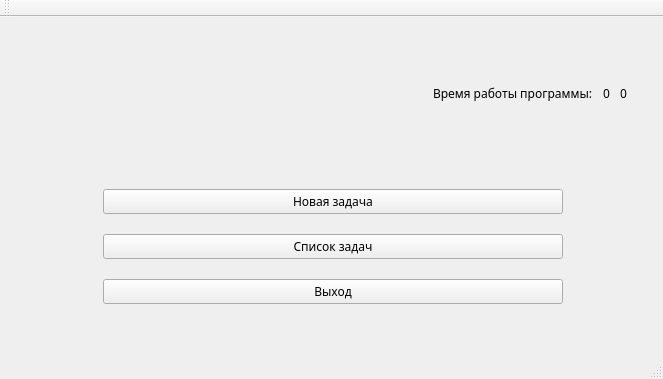
<?xml version="1.0" encoding="UTF-8"?>
<ui version="4.0">
 <class>MainWindow</class>
 <widget class="QMainWindow" name="MainWindow">
  <property name="geometry">
   <rect>
    <x>0</x>
    <y>0</y>
    <width>663</width>
    <height>379</height>
   </rect>
  </property>
  <property name="windowTitle">
   <string>MainWindow</string>
  </property>
  <widget class="QWidget" name="centralWidget">
   <widget class="QWidget" name="layoutWidget">
    <property name="geometry">
     <rect>
      <x>12</x>
      <y>10</y>
      <width>626</width>
      <height>313</height>
     </rect>
    </property>
    <layout class="QVBoxLayout" name="verticalLayout_2">
     <item>
      <layout class="QHBoxLayout" name="horizontalLayout">
       <property name="spacing">
        <number>10</number>
       </property>
       <property name="bottomMargin">
        <number>10</number>
       </property>
       <item>
        <spacer name="horizontalSpacer">
         <property name="orientation">
          <enum>Qt::Horizontal</enum>
         </property>
         <property name="sizeHint" stdset="0">
          <size>
           <width>400</width>
           <height>20</height>
          </size>
         </property>
        </spacer>
       </item>
       <item>
        <widget class="QLabel" name="label">
         <property name="font">
          <font>
           <family>Dubai</family>
           <weight>50</weight>
           <bold>false</bold>
          </font>
         </property>
         <property name="text">
          <string>Время работы программы:</string>
         </property>
        </widget>
       </item>
       <item>
        <widget class="QLabel" name="label_2">
         <property name="font">
          <font>
           <family>Dubai</family>
           <weight>50</weight>
           <italic>false</italic>
           <bold>false</bold>
          </font>
         </property>
         <property name="text">
          <string>0</string>
         </property>
        </widget>
       </item>
       <item>
        <widget class="QLabel" name="label_3">
         <property name="font">
          <font>
           <family>Dubai</family>
           <weight>50</weight>
           <italic>false</italic>
           <bold>false</bold>
          </font>
         </property>
         <property name="text">
          <string>0</string>
         </property>
        </widget>
       </item>
      </layout>
     </item>
     <item>
      <layout class="QVBoxLayout" name="verticalLayout" stretch="0,0,0">
       <property name="spacing">
        <number>20</number>
       </property>
       <property name="leftMargin">
        <number>80</number>
       </property>
       <property name="topMargin">
        <number>25</number>
       </property>
       <property name="bottomMargin">
        <number>25</number>
       </property>
       <item>
        <widget class="QPushButton" name="pushButton">
         <property name="maximumSize">
          <size>
           <width>460</width>
           <height>60</height>
          </size>
         </property>
         <property name="font">
          <font>
           <family>Dubai</family>
          </font>
         </property>
         <property name="cursor">
          <cursorShape>PointingHandCursor</cursorShape>
         </property>
         <property name="text">
          <string>Новая задача</string>
         </property>
         <property name="icon">
          <iconset>
           <normaloff>../../Downloads/icons8-добавить-30.png</normaloff>../../Downloads/icons8-добавить-30.png</iconset>
         </property>
         <property name="iconSize">
          <size>
           <width>30</width>
           <height>50</height>
          </size>
         </property>
         <property name="autoRepeatInterval">
          <number>100</number>
         </property>
        </widget>
       </item>
       <item>
        <widget class="QPushButton" name="pushButton_2">
         <property name="maximumSize">
          <size>
           <width>460</width>
           <height>16777215</height>
          </size>
         </property>
         <property name="font">
          <font>
           <family>Dubai</family>
          </font>
         </property>
         <property name="cursor">
          <cursorShape>PointingHandCursor</cursorShape>
         </property>
         <property name="text">
          <string>Список задач</string>
         </property>
         <property name="icon">
          <iconset>
           <normaloff>../../Downloads/icons8-список-30.png</normaloff>../../Downloads/icons8-список-30.png</iconset>
         </property>
         <property name="iconSize">
          <size>
           <width>30</width>
           <height>50</height>
          </size>
         </property>
        </widget>
       </item>
       <item>
        <widget class="QPushButton" name="pushButton_3">
         <property name="maximumSize">
          <size>
           <width>460</width>
           <height>16777215</height>
          </size>
         </property>
         <property name="font">
          <font>
           <family>Dubai</family>
          </font>
         </property>
         <property name="cursor">
          <cursorShape>PointingHandCursor</cursorShape>
         </property>
         <property name="text">
          <string>Выход</string>
         </property>
         <property name="icon">
          <iconset>
           <normaloff>../../Downloads/icons8-выход-30.png</normaloff>../../Downloads/icons8-выход-30.png</iconset>
         </property>
         <property name="iconSize">
          <size>
           <width>30</width>
           <height>50</height>
          </size>
         </property>
        </widget>
       </item>
      </layout>
     </item>
    </layout>
   </widget>
  </widget>
  <widget class="QMenuBar" name="menuBar">
   <property name="geometry">
    <rect>
     <x>0</x>
     <y>0</y>
     <width>663</width>
     <height>21</height>
    </rect>
   </property>
  </widget>
  <widget class="QToolBar" name="mainToolBar">
   <attribute name="toolBarArea">
    <enum>TopToolBarArea</enum>
   </attribute>
   <attribute name="toolBarBreak">
    <bool>false</bool>
   </attribute>
  </widget>
  <widget class="QStatusBar" name="statusBar"/>
 </widget>
 <layoutdefault spacing="6" margin="11"/>
 <resources/>
 <connections/>
</ui>
